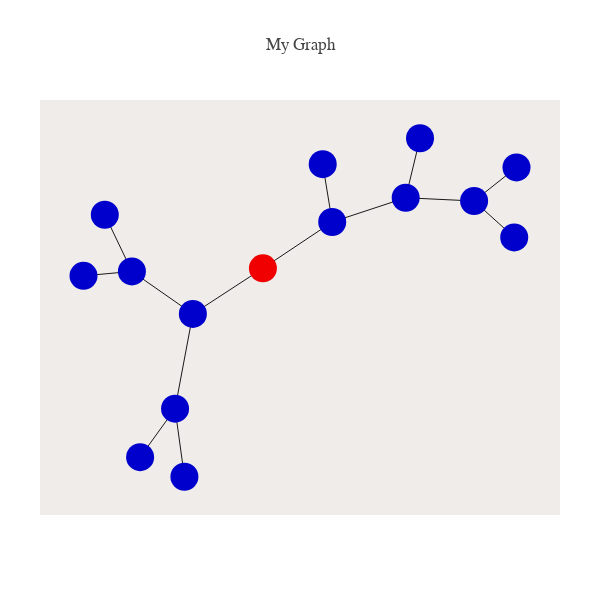

Notebook cell for this chart:
### Code cell
from structure_tools.Coalesce_plots import plot_phyl_net

k= 8

sim_keys, times_acc, leaves, edges, times_dict= SimI_net(k= k)

##
node_list= list(sim_keys.keys())
root= True
nodes_as_seqs= False

plot_phyl_net([],leaves,node_list,edges,
              nodes_as_seqs= nodes_as_seqs,root= root)

### Figure 1 — Plotly figure (JSON) as saved in the notebook; plotly's stock layout.template omitted (floating-point values rounded to 4 significant figures)
{"data": [{"hoverinfo": "none", "line": {"color": "rgb(25,25,25)", "width": 1}, "mode": "lines", "type": "scatter", "uid": "1cef6e2b-cd07-4697-9671-791c6fff8682", "x": [-0.7713, -0.6546, null, -0.8629, -0.6546, null, 0.5849, 0.5232, null, 1, 0.8176, null, 0.1663, 0.2072, null, 0.9902, 0.8176, null, -0.6193, -0.469, null, -0.4288, -0.469, null, 0.8176, 0.5232, null, 0.5232, 0.2072, null, -0.469, -0.3924, null, -0.6546, -0.3924, null, 0.2072, -0.09103, null, -0.3924, -0.09103, null], "y": [0.1567, -0.01113, null, -0.0242, -0.01113, null, 0.3831, 0.207, null, 0.2969, 0.1973, null, 0.3063, 0.1352, null, 0.08962, 0.1973, null, -0.5612, -0.4176, null, -0.619, -0.4176, null, 0.1973, 0.207, null, 0.207, 0.1352, null, -0.4176, -0.137, null, -0.01113, -0.137, null, 0.1352, -0.001853, null, -0.137, -0.001853, null]}, {"hoverinfo": "text", "marker": {"color": ["rgb(0,0,205)", "rgb(0,0,205)", "rgb(0,0,205)", "rgb(0,0,205)", "rgb(0,0,205)", "rgb(0,0,205)", "rgb(0,0,205)", "rgb(0,0,205)", "rgb(0,0,205)", "rgb(0,0,205)", "rgb(0,0,205)", "rgb(0,0,205)", "rgb(0,0,205)", "rgb(0,0,205)", "rgb(240,0,0)"], "size": 28}, "mode": "markers", "text": ["0", "1", "2", "3", "4", "5", "6", "7", "t: 0.0", "t: 0.09", "t: 0.23", "t: 0.31", "t: 1.21", "t: 1.7", "root: t: 1.87"], "type": "scatter", "uid": "b0511d73-7d7a-4eda-ad99-25a72a40d901", "x": [-0.7713, -0.8629, 0.5849, 1, 0.1663, 0.9902, -0.6193, -0.4288, 0.8176, 0.5232, -0.469, -0.6546, 0.2072, -0.3924, -0.09103], "y": [0.1567, -0.0242, 0.3831, 0.2969, 0.3063, 0.08962, -0.5612, -0.619, 0.1973, 0.207, -0.4176, -0.01113, 0.1352, -0.137, -0.001853]}], "layout": {"autosize": false, "font": {"family": "Balto"}, "height": 600, "hovermode": "closest", "margin": {"b": 85, "l": 40, "pad": 0, "r": 40, "t": 100}, "plot_bgcolor": "#efecea", "showlegend": false, "title": {"text": "My Graph"}, "width": 600, "xaxis": {"showgrid": false, "showline": false, "showticklabels": false, "title": {"text": ""}, "zeroline": false}, "yaxis": {"showgrid": false, "showline": false, "showticklabels": false, "title": {"text": ""}, "zeroline": false}}}
